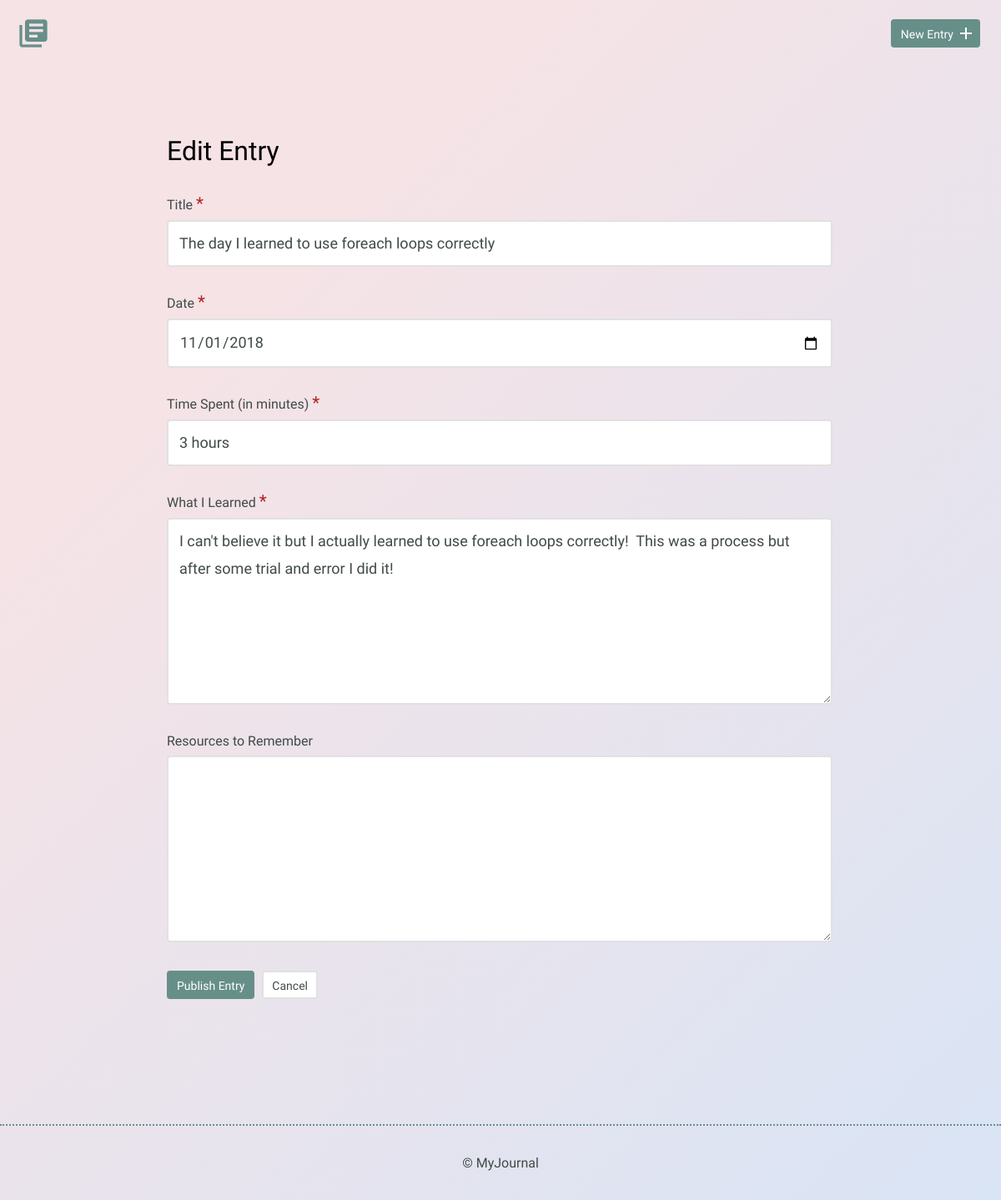
The page /edit.php?id=3 on the database as committed earlier.
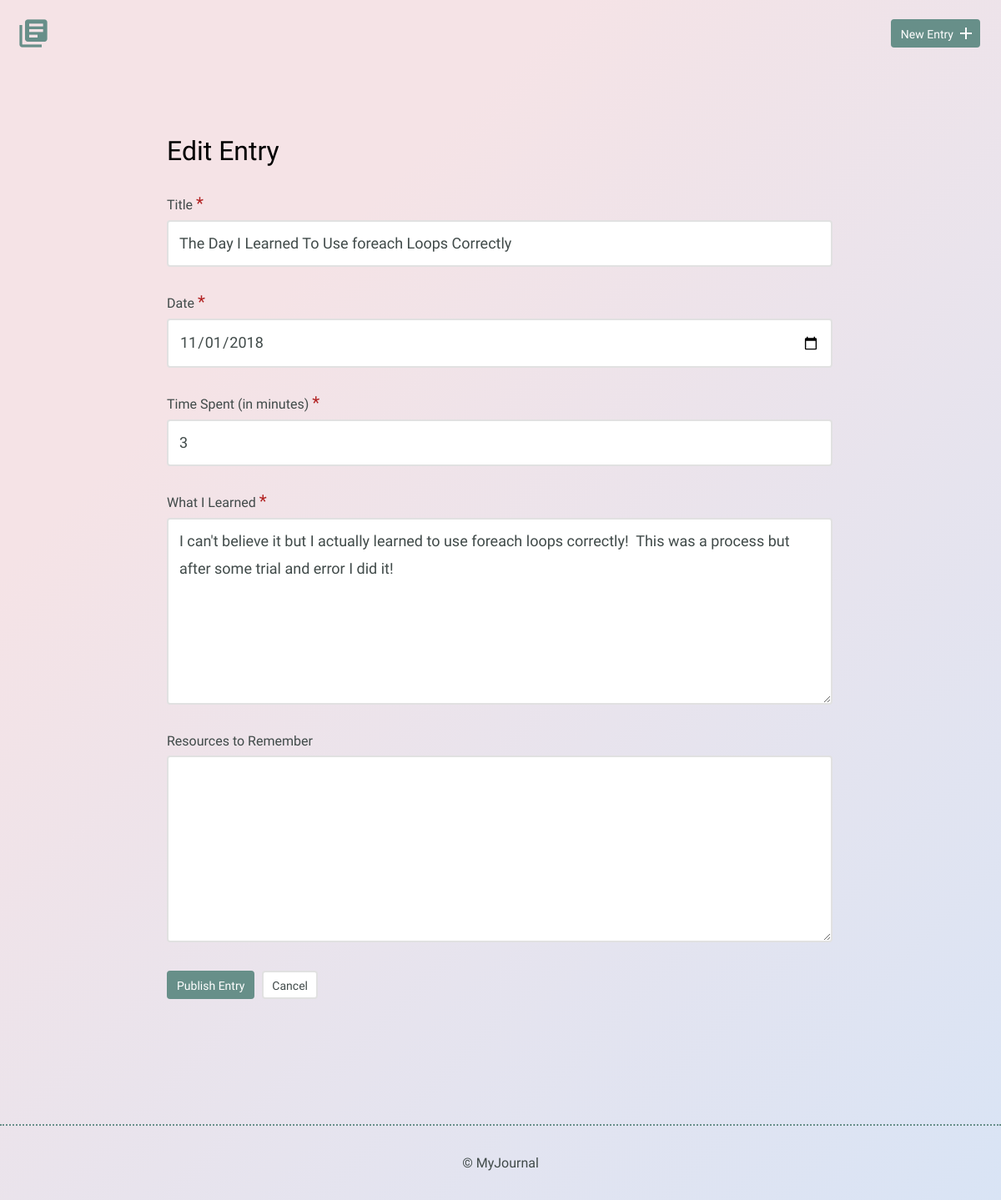
The same page on the database as committed later.
### tables this page shows
CREATE TABLE "entries" (
	`id`	INTEGER,
	`title`	TEXT,
	`date`	TEXT,
	`time_spent`	INTEGER,
	`learned`	BLOB,
	`resources`	BLOB,
	PRIMARY KEY(`id`)
);

### inc/functions.php (called while the page is built, shortened)
<?php
function get_single_entry($id) {
	include 'inc/dbconnection.php';
	$get_entry = "SELECT id, title, date, time_spent, learned, resources
								FROM entries
								WHERE id = ?";
	if (isset($_GET['id'])) {
		try {
			$results = $db->prepare($get_entry);
			$results->bindValue(1, $id, PDO::PARAM_INT);
			$results->execute();
		} catch (Connection $e) {
				$e->getMessage();
				return array();
		}
	}
	return $results->fetch(PDO::FETCH_ASSOC);
}

### edit.php (the view, shortened to what this page needs)
<?php
	include 'inc/head.php';
	include 'inc/functions.php';
	if (isset($_GET['id'])) {
		$edit_entry = get_single_entry($_GET['id']);
	}
?>
    <body>
        <header>
            <div class="container">
                <div class="site-header">
                    <a class="logo" href="index.php"><i class="material-icons">library_books</i></a>
                    <a class="button icon-right" href="new.php"><span>New Entry</span> <i class="material-icons">add</i></a>
                </div>
            </div>
        </header>
        <section>
            <div class="container">
                <div class="edit-entry">
                    <h2>Edit Entry</h2>
                    <form method="POST" action="">
                        <label for="title"> Title <span id="star">*</span></label>
                        <input id="title" type="text" name="title" value="<?php echo $edit_entry['title']; ?> "><br>
												<label for="date">Date <span id="star">*</span></label>
                        <input id="date" type="date" name="date" value="<?php echo $edit_entry['date']; ?>"><br>
												<label for="time-spent"> Time Spent (in minutes) <span id="star">*</span></label>
                        <input id="time-spent" type="text" name="timeSpent" value="<?php echo $edit_entry['time_spent']; ?>"><br>
												<label for="what-i-learned">What I Learned <span id="star">*</span></label>
                        <textarea id="what-i-learned" rows="5" name="whatILearned"><?php echo $edit_entry['learned']; ?></textarea>
												<label for="resources-to-remember">Resources to Remember</label>
                        <textarea id="resources-to-remember" rows="5" name="ResourcesToRemember"><?php echo $edit_entry['resources']; ?></textarea>
												<input type="submit" value="Publish Entry" name="saveEdit" class="button">
                        <input type="submit" value="Cancel" name="cancelEdit" class="button button-secondary">
                    </form>
                </div>
            </div>
        </section>
        <?php include 'inc/footer.php'; ?>

Rows that differ between the two databases and show on the page:
changed entries: title "The day I learned to use foreach loops correctly" → "The Day I Learned To Use foreach Loops Correctly"; timeSpent "3 hours" → "3"
